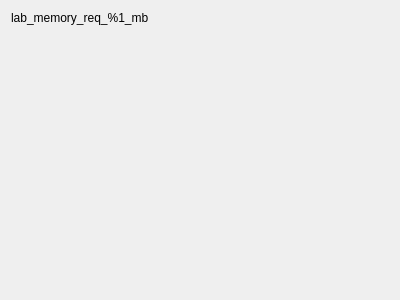
<?xml version="1.0" encoding="UTF-8"?>
<ui version="4.0">
 <class>ReadyForInstallPage</class>
 <widget class="QWidget" name="ReadyForInstallPage">
  <property name="geometry">
   <rect>
    <x>0</x>
    <y>0</y>
    <width>400</width>
    <height>300</height>
   </rect>
  </property>
  <property name="windowTitle">
   <string>Form</string>
  </property>
  <layout class="QGridLayout" name="gridLayout">
   <item row="1" column="0">
    <spacer name="verticalSpacer">
     <property name="orientation">
      <enum>Qt::Vertical</enum>
     </property>
     <property name="sizeHint" stdset="0">
      <size>
       <width>20</width>
       <height>40</height>
      </size>
     </property>
    </spacer>
   </item>
   <item row="0" column="0">
    <widget class="QLabel" name="lab_memory_req">
     <property name="text">
      <string>lab_memory_req_%1_mb</string>
     </property>
     <property name="wordWrap">
      <bool>true</bool>
     </property>
    </widget>
   </item>
  </layout>
 </widget>
 <resources/>
 <connections/>
</ui>
